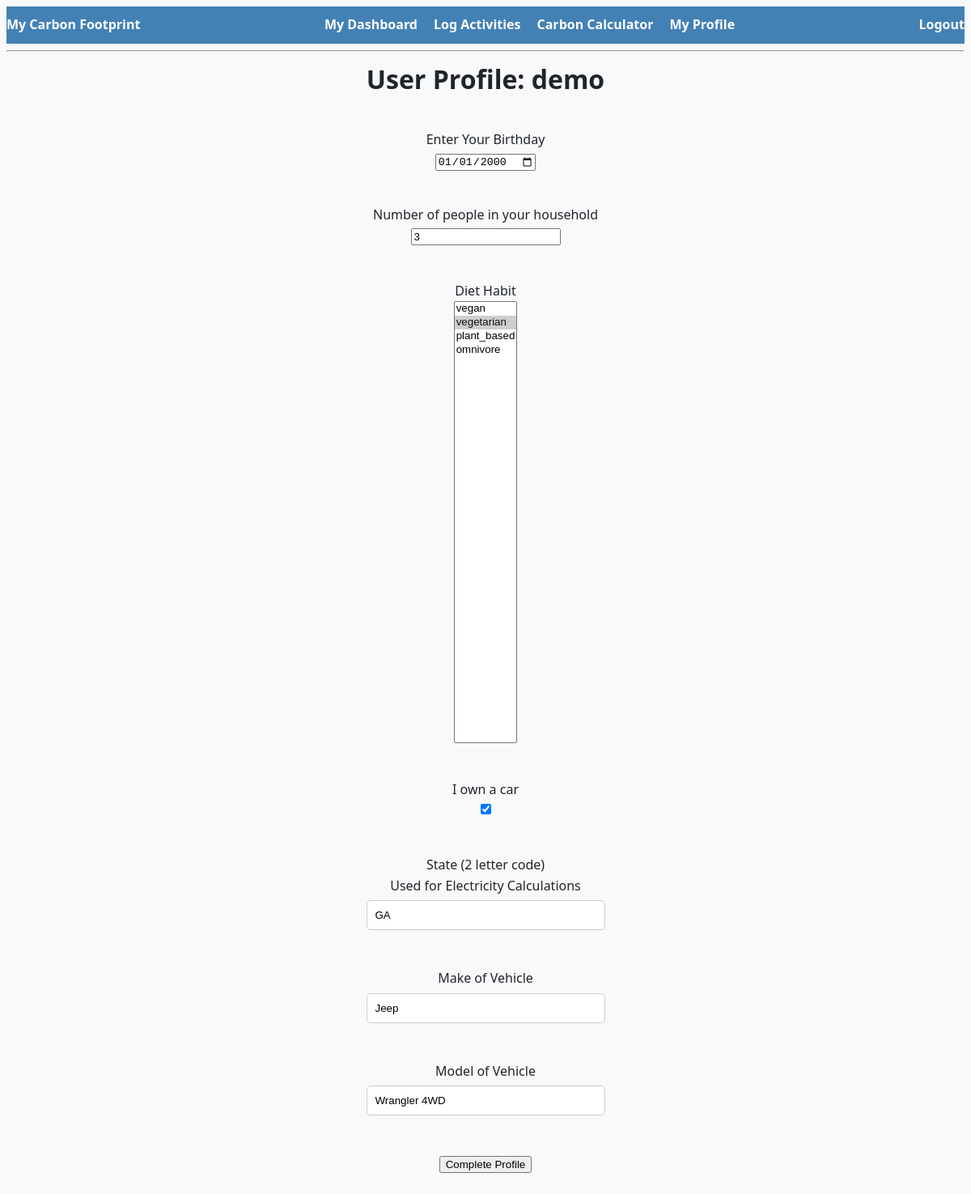
The app's page /my_profile (signed in) with its own data.
### models.py (models this page shows)
class User(db.Model, UserMixin):
    id = db.Column(db.Integer, primary_key=True)
    username = db.Column(db.String(20), nullable=False, unique=True)
    password = db.Column(db.String(80), nullable=False)
    profile = db.relationship('UserProfile', back_populates='user', uselist=False, cascade="all, delete-orphan")
    monthly_carbon_data = db.relationship('MonthlyCarbonData', back_populates='user', cascade="all, delete-orphan")

class UserProfile(db.Model, UserMixin):
    user_id = db.Column(db.Integer, db.ForeignKey('user.id'), primary_key=True)
    user = db.relationship('User', back_populates='profile')
    birthday = db.Column(db.DateTime)
    number_in_household = db.Column(db.Integer)
    diet_habit = db.Column(db.String(30))
    own_car = db.Column(db.Boolean)
    make_of_vehicle = db.Column(db.String(80))
    model_of_vehicle = db.Column(db.String(80))
    state = db.Column(db.String(2))

### app.py (the view, shortened to what this page needs)
@app.route('/my_profile', methods=['GET', 'POST'])   # variable name here is the same one we want to pass into the function; if not using string, have to specify
@login_required
def my_profile():
    form = ProfileForm()
    if request.method == "GET":
        user_profile = UserProfile.query.filter_by(user_id=current_user.id).first()
        form.birthday.data = user_profile.birthday
        form.number_in_household.data = user_profile.number_in_household
        form.diet_habit.data = user_profile.diet_habit
        form.own_car.data = user_profile.own_car
        form.make_of_vehicle.data = user_profile.make_of_vehicle
        form.model_of_vehicle.data = user_profile.model_of_vehicle
        form.state.data = user_profile.state
    return render_template("my_profile.html", username=current_user.username, form=form)

### forms.py
class ProfileForm(FlaskForm):
    birthday = DateField('Enter Your Birthday')
    number_in_household = IntegerField('Number of people in your household')
    diet_habit = SelectField('Diet Habit', choices=diet_habits)
    own_car = BooleanField('I own a car')
    state = StringField('State (2 letter code)', validators=[InputRequired(), Length(min=2, max=2)])
    make_of_vehicle = StringField('Make of Vehicle')
    model_of_vehicle = StringField('Model of Vehicle')
    submit = SubmitField('Complete Profile')

### app.py (called while the page is built)
@login_manager.user_loader
def load_user(user_id):
    return User.query.get(int(user_id))

### templates/my_profile.html (shortened to what this page needs)
{% extends "base.html" %}
{% block content %}
    <h1>User Profile: {{username}}</h1>
    <form action="" method="post" novalidate>
        <p>
            {{ form.birthday.label }}<br>
            {{ form.birthday(size=32) }}
        </p>
        <p>
            {{ form.number_in_household.label }}<br>
            {{ form.number_in_household(size=32) }}
        </p>
        <p>
            {{ form.diet_habit.label }}<br>
            {{ form.diet_habit(size=32) }}
        </p>
        <p>
            {{ form.own_car.label }}<br>
            {{ form.own_car(size=32) }}
        </p>
        <p>
            {{ form.state.label }}<br>
            Used for Electricity Calculations<br>
            {{ form.state(size=32) }}
        </p>
        <p>
            {{ form.make_of_vehicle.label }}<br>
            {{ form.make_of_vehicle(size=32) }}
        </p>
        <p>
            {{ form.model_of_vehicle.label }}<br>
            {{ form.model_of_vehicle(size=32) }}
        </p>
        <p>{{ form.submit() }}</p>
    </form>
{% endblock %}

### static/style.css (style rules this page uses)
:root { --primary-color: #4381b5; --secondary-color: #6C757D; --background-color: #f8f9fa; --text-color: #212529; --btn-text-color: #ffffff; --link-color: #007BFF; --link-hover-color: #0056b3; }
body { margin: 50; font-family: 'Segoe UI', Tahoma, Geneva, Verdana, sans-serif; background-color: var(--background-color); color: var(--text-color); line-height: 1.6; align-items: center; justify-content: center; text-align: center; }
h1, h2, h3, h4, h5, h6 { margin-top: 0; }
form { margin-top: 20px; display: flex; flex-direction: column; gap: 10px; }
input[type="text"], input[type="email"], input[type="password"] { padding: 10px; margin: 5px 0; border-radius: 5px; border: 1px solid #ccc; }

### records on screen
User: username "demo"
UserProfile: birthday "01/01/2000", number_in_household "3", diet_habit "vegan / vegetarian ☑ / plant_based / omnivore", own_car "☑", state "GA", make_of_vehicle "Jeep", model_of_vehicle "Wrangler 4WD"
